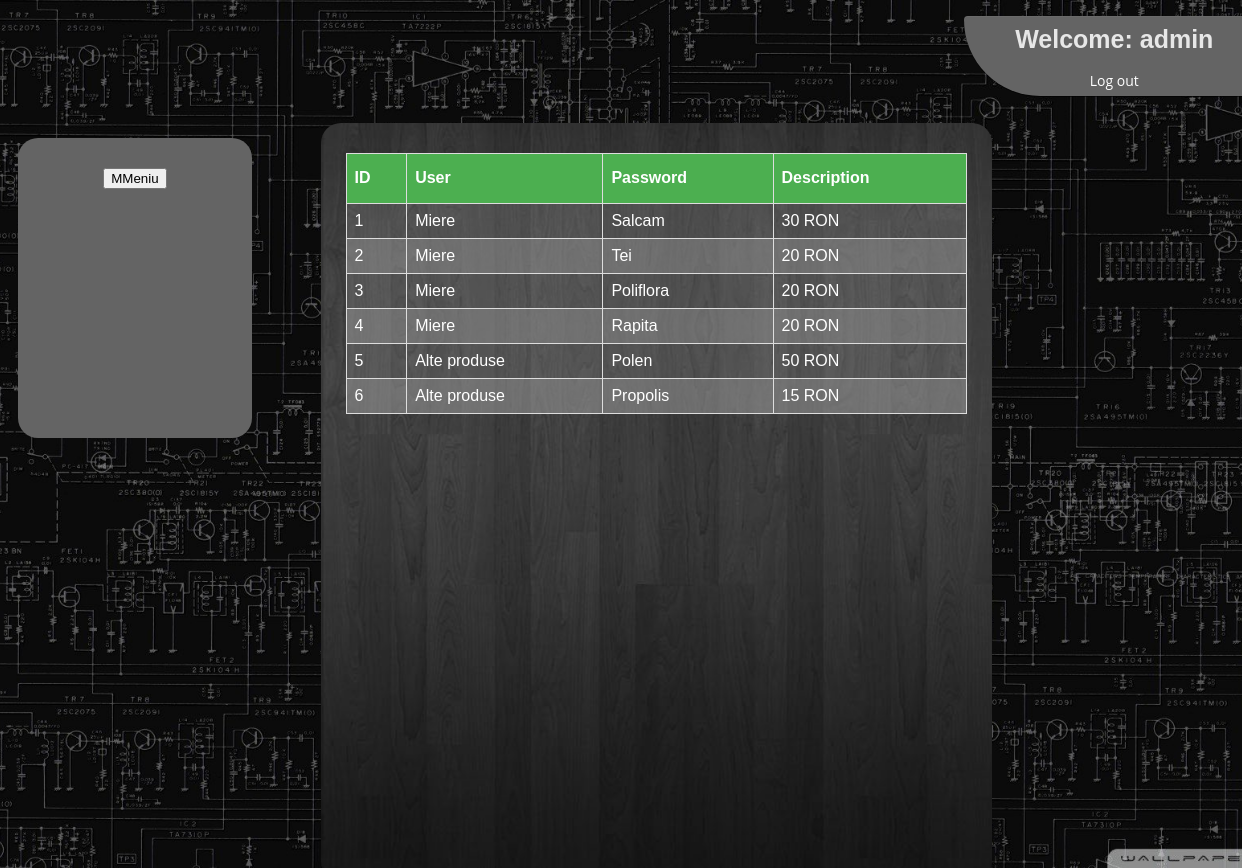
The page /home.php (signed in) on the database its author committed.
### tables this page shows
CREATE TABLE `users` (
  `user_id` int(11) NOT NULL,
  `username` varchar(50) NOT NULL,
  `password` varchar(50) NOT NULL,
  `name` varchar(50) NOT NULL
);

CREATE TABLE `products` (
  `id` int(11) NOT NULL,
  `type` varchar(40) NOT NULL,
  `name` varchar(60) NOT NULL,
  `price` int(2) NOT NULL,
  `description` varchar(500) NOT NULL
);

### session.php (called while the page is built, shortened)
<?php
$session_id=$_SESSION['user_id'];
?>

### home.php (the view, shortened to what this page needs)
<?php
include('dbcon.php');
include('session.php');
$result=mysqli_query($con, "select * from users where user_id='$session_id'")or die('Error In Session');
$row=mysqli_fetch_array($result);
$result2=mysqli_query($con2, "select * from products")or die('Error In Session2');
$row2=mysqli_fetch_array($result2);
 ?>
<html>
<head>
<link rel="stylesheet" type="text/css" href="style.css">
</head>
<body>
<div class="form-welcome">
    <center><h4>Welcome: <?php echo $row['username']; ?> </h4></center>
	 <div class="reminder">
    <p><a href="logout.php">Log out</a></p>
  </div>
</div>
<div class="meniu1"><center>
<form action="#" method="post">
<input type="submit" class="button" title="Meniu" name="meniu" value="MMeniu"></input>
</form>
</center></div>
<div class="content1"><center><?php
 echo "<table id=\"products\">";
 echo "<tr><th>" . "ID" . "</th><th>" . "User" . "</th><th> " . "Password" . "</th><th>" . "Description" . "</th></tr>";
        do
          {
          echo '<tr><td>'.$row2['id'].'</td><td>'.$row2['type'].'</td><td>'.$row2['name'].'</td><td>'.$row2['price'].' RON </td></tr>';
          }
		while($row2 = mysqli_fetch_array($result2));
 echo "</table>";
?></center></div>
</body>
</html>

### style.css (style rules this page uses)
body { color: #fff; font: 87.5%/1.5em 'Open Sans', sans-serif; background:url(img/gray_circ.jpg)no-repeat center center fixed; -webkit-background-size: cover; -moz-background-size: cover; -o-background-size: cover; background-size: cover; }
.form-welcome { color: #000; width:250px; height:40px; position: relative; top: 1%; left: 48%; margin: 5px 0px 0px 30%; background: rgba(100,100,100,100.27); padding: 5px 25px 35px; border-radius: 10px 0px 0px 200px; box-shadow: 0px 1px 0px rgba(0,0,0,0.6),inset 0px 1px 0px rgba(255,255,255,0.04); }
.content1 { color: #000; background:url(img/bgg.jpg)no-repeat center center fixed; width: 50%; height: 80%; position: absolute; top: 13%; left: 25%; border-radius: 20px; margin: 10px 10px 50px 10px; padding: 30px 25px 35px; }
.meniu1 { color: #000; width: 15%; height: 30%; position: fix; border-radius: 20px; margin: 50px 10px 50px 10px; background: rgba(100,100,100,100.27); padding: 30px 25px 35px; }
h4 { font-size: 25px; font-weight: 640; margin-bottom: 10px; margin-top: 2px; color: #e7e7e7; padding:6px; font-family:'sans-serif','helvetica'; }
.reminder { text-align: center; }
.reminder a { color: #fff; text-decoration: none; transition: color 0.3s; }
#products { font-family: "Trebuchet MS", Arial, Helvetica, sans-serif; border-collapse: collapse; width: 100%; }
#products th, #products td { border: 1px solid #ddd; padding: 8px; }
#products th { height: 50px; padding-top: 12px; padding-bottom: 12px; text-align: left; background-color: #4CAF50; color: white; }
#products tr:nth-child(even) { background-color: rgba(160,160,160,0.22); }
#products tr:nth-child(odd) { background-color: rgba(160,160,160,0.52); }

### rows shown on the page
users: username "admin"
products: id "1", type "Miere", name "Salcam", price "30"
products: id "2", type "Miere", name "Tei", price "20"
products: id "3", type "Miere", name "Poliflora", price "20"
products: id "4", type "Miere", name "Rapita", price "20"
products: id "5", type "Alte produse", name "Polen", price "50"
products: id "6", type "Alte produse", name "Propolis", price "15"
